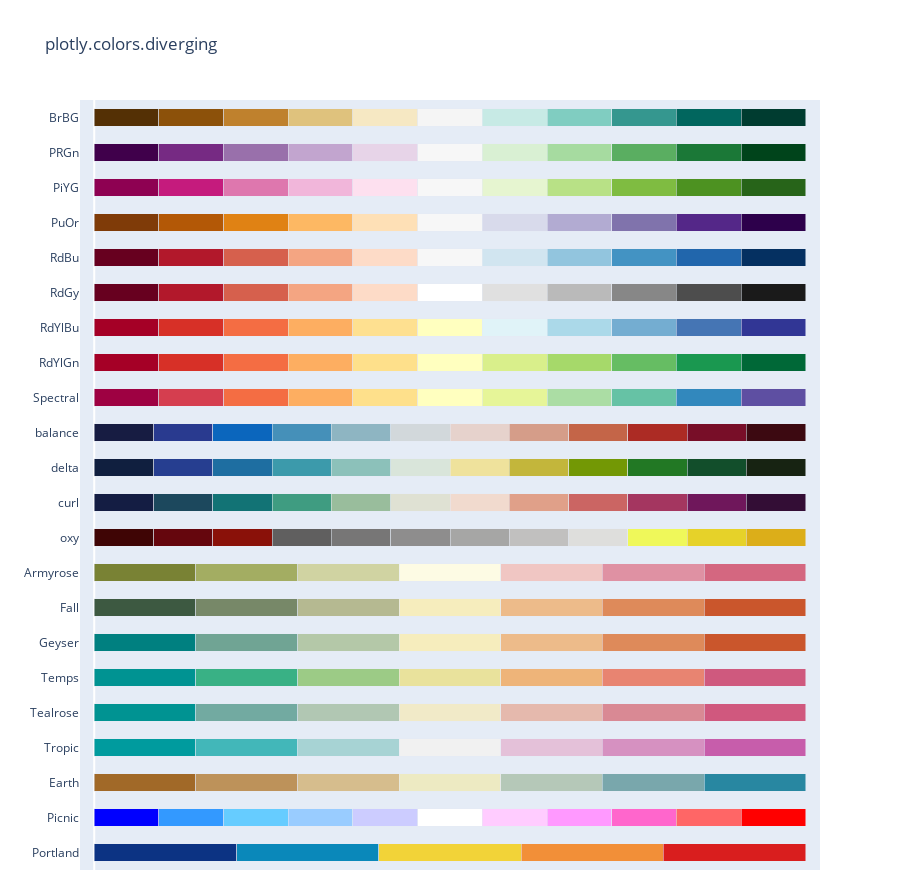

The notebook cell saved with this chart:
### Code cell
px.colors.diverging.swatches() #cmocean, colorbrewer, cyclical, qualitative, diverging

### Figure 1 — Plotly figure (JSON) as saved in the notebook; plotly's stock layout.template omitted (floating-point values rounded to 4 significant figures)
{"data": [{"customdata": [0, 1, 2, 3, 4], "hovertemplate": "%{y}[%{customdata}] = %{marker.color}<extra></extra>", "marker": {"color": ["rgb(12,51,131)", "rgb(10,136,186)", "rgb(242,211,56)", "rgb(242,143,56)", "rgb(217,30,30)"]}, "orientation": "h", "type": "bar", "x": [1, 1, 1, 1, 1], "y": ["Portland", "Portland", "Portland", "Portland", "Portland"]}, {"customdata": [0, 1, 2, 3, 4, 5, 6, 7, 8, 9, 10], "hovertemplate": "%{y}[%{customdata}] = %{marker.color}<extra></extra>", "marker": {"color": ["rgb(0,0,255)", "rgb(51,153,255)", "rgb(102,204,255)", "rgb(153,204,255)", "rgb(204,204,255)", "rgb(255,255,255)", "rgb(255,204,255)", "rgb(255,153,255)", "rgb(255,102,204)", "rgb(255,102,102)", "rgb(255,0,0)"]}, "orientation": "h", "type": "bar", "x": [1, 1, 1, 1, 1, 1, 1, 1, 1, 1, 1], "y": ["Picnic", "Picnic", "Picnic", "Picnic", "Picnic", "Picnic", "Picnic", "Picnic", "Picnic", "Picnic", "Picnic"]}, {"customdata": [0, 1, 2, 3, 4, 5, 6], "hovertemplate": "%{y}[%{customdata}] = %{marker.color}<extra></extra>", "marker": {"color": ["rgb(161, 105, 40)", "rgb(189, 146, 90)", "rgb(214, 189, 141)", "rgb(237, 234, 194)", "rgb(181, 200, 184)", "rgb(121, 167, 172)", "rgb(40, 135, 161)"]}, "orientation": "h", "type": "bar", "x": [1, 1, 1, 1, 1, 1, 1], "y": ["Earth", "Earth", "Earth", "Earth", "Earth", "Earth", "Earth"]}, {"customdata": [0, 1, 2, 3, 4, 5, 6], "hovertemplate": "%{y}[%{customdata}] = %{marker.color}<extra></extra>", "marker": {"color": ["rgb(0, 155, 158)", "rgb(66, 183, 185)", "rgb(167, 211, 212)", "rgb(241, 241, 241)", "rgb(228, 193, 217)", "rgb(214, 145, 193)", "rgb(199, 93, 171)"]}, "orientation": "h", "type": "bar", "x": [1, 1, 1, 1, 1, 1, 1], "y": ["Tropic", "Tropic", "Tropic", "Tropic", "Tropic", "Tropic", "Tropic"]}, {"customdata": [0, 1, 2, 3, 4, 5, 6], "hovertemplate": "%{y}[%{customdata}] = %{marker.color}<extra></extra>", "marker": {"color": ["rgb(0, 147, 146)", "rgb(114, 170, 161)", "rgb(177, 199, 179)", "rgb(241, 234, 200)", "rgb(229, 185, 173)", "rgb(217, 137, 148)", "rgb(208, 88, 126)"]}, "orientation": "h", "type": "bar", "x": [1, 1, 1, 1, 1, 1, 1], "y": ["Tealrose", "Tealrose", "Tealrose", "Tealrose", "Tealrose", "Tealrose", "Tealrose"]}, {"customdata": [0, 1, 2, 3, 4, 5, 6], "hovertemplate": "%{y}[%{customdata}] = %{marker.color}<extra></extra>", "marker": {"color": ["rgb(0, 147, 146)", "rgb(57, 177, 133)", "rgb(156, 203, 134)", "rgb(233, 226, 156)", "rgb(238, 180, 121)", "rgb(232, 132, 113)", "rgb(207, 89, 126)"]}, "orientation": "h", "type": "bar", "x": [1, 1, 1, 1, 1, 1, 1], "y": ["Temps", "Temps", "Temps", "Temps", "Temps", "Temps", "Temps"]}, {"customdata": [0, 1, 2, 3, 4, 5, 6], "hovertemplate": "%{y}[%{customdata}] = %{marker.color}<extra></extra>", "marker": {"color": ["rgb(0, 128, 128)", "rgb(112, 164, 148)", "rgb(180, 200, 168)", "rgb(246, 237, 189)", "rgb(237, 187, 138)", "rgb(222, 138, 90)", "rgb(202, 86, 44)"]}, "orientation": "h", "type": "bar", "x": [1, 1, 1, 1, 1, 1, 1], "y": ["Geyser", "Geyser", "Geyser", "Geyser", "Geyser", "Geyser", "Geyser"]}, {"customdata": [0, 1, 2, 3, 4, 5, 6], "hovertemplate": "%{y}[%{customdata}] = %{marker.color}<extra></extra>", "marker": {"color": ["rgb(61, 89, 65)", "rgb(119, 136, 104)", "rgb(181, 185, 145)", "rgb(246, 237, 189)", "rgb(237, 187, 138)", "rgb(222, 138, 90)", "rgb(202, 86, 44)"]}, "orientation": "h", "type": "bar", "x": [1, 1, 1, 1, 1, 1, 1], "y": ["Fall", "Fall", "Fall", "Fall", "Fall", "Fall", "Fall"]}, {"customdata": [0, 1, 2, 3, 4, 5, 6], "hovertemplate": "%{y}[%{customdata}] = %{marker.color}<extra></extra>", "marker": {"color": ["rgb(121, 130, 52)", "rgb(163, 173, 98)", "rgb(208, 211, 162)", "rgb(253, 251, 228)", "rgb(240, 198, 195)", "rgb(223, 145, 163)", "rgb(212, 103, 128)"]}, "orientation": "h", "type": "bar", "x": [1, 1, 1, 1, 1, 1, 1], "y": ["Armyrose", "Armyrose", "Armyrose", "Armyrose", "Armyrose", "Armyrose", "Armyrose"]}, {"customdata": [0, 1, 2, 3, 4, 5, 6, 7, 8, 9, 10, 11], "hovertemplate": "%{y}[%{customdata}] = %{marker.color}<extra></extra>", "marker": {"color": ["rgb(63, 5, 5)", "rgb(101, 6, 13)", "rgb(138, 17, 9)", "rgb(96, 95, 95)", "rgb(119, 118, 118)", "rgb(142, 141, 141)", "rgb(166, 166, 165)", "rgb(193, 192, 191)", "rgb(222, 222, 220)", "rgb(239, 248, 90)", "rgb(230, 210, 41)", "rgb(220, 174, 25)"]}, "orientation": "h", "type": "bar", "x": [1, 1, 1, 1, 1, 1, 1, 1, 1, 1, 1, 1], "y": ["oxy", "oxy", "oxy", "oxy", "oxy", "oxy", "oxy", "oxy", "oxy", "oxy", "oxy", "oxy"]}, {"customdata": [0, 1, 2, 3, 4, 5, 6, 7, 8, 9, 10, 11], "hovertemplate": "%{y}[%{customdata}] = %{marker.color}<extra></extra>", "marker": {"color": ["rgb(20, 29, 67)", "rgb(28, 72, 93)", "rgb(18, 115, 117)", "rgb(63, 156, 129)", "rgb(153, 189, 156)", "rgb(223, 225, 211)", "rgb(241, 218, 206)", "rgb(224, 160, 137)", "rgb(203, 101, 99)", "rgb(164, 54, 96)", "rgb(111, 23, 91)", "rgb(51, 13, 53)"]}, "orientation": "h", "type": "bar", "x": [1, 1, 1, 1, 1, 1, 1, 1, 1, 1, 1, 1], "y": ["curl", "curl", "curl", "curl", "curl", "curl", "curl", "curl", "curl", "curl", "curl", "curl"]}, {"customdata": [0, 1, 2, 3, 4, 5, 6, 7, 8, 9, 10, 11], "hovertemplate": "%{y}[%{customdata}] = %{marker.color}<extra></extra>", "marker": {"color": ["rgb(16, 31, 63)", "rgb(38, 62, 144)", "rgb(30, 110, 161)", "rgb(60, 154, 171)", "rgb(140, 193, 186)", "rgb(217, 229, 218)", "rgb(239, 226, 156)", "rgb(195, 182, 59)", "rgb(115, 152, 5)", "rgb(34, 120, 36)", "rgb(18, 78, 43)", "rgb(23, 35, 18)"]}, "orientation": "h", "type": "bar", "x": [1, 1, 1, 1, 1, 1, 1, 1, 1, 1, 1, 1], "y": ["delta", "delta", "delta", "delta", "delta", "delta", "delta", "delta", "delta", "delta", "delta", "delta"]}, {"customdata": [0, 1, 2, 3, 4, 5, 6, 7, 8, 9, 10, 11], "hovertemplate": "%{y}[%{customdata}] = %{marker.color}<extra></extra>", "marker": {"color": ["rgb(23, 28, 66)", "rgb(41, 58, 143)", "rgb(11, 102, 189)", "rgb(69, 144, 185)", "rgb(142, 181, 194)", "rgb(210, 216, 219)", "rgb(230, 210, 204)", "rgb(213, 157, 137)", "rgb(196, 101, 72)", "rgb(172, 43, 36)", "rgb(120, 14, 40)", "rgb(60, 9, 17)"]}, "orientation": "h", "type": "bar", "x": [1, 1, 1, 1, 1, 1, 1, 1, 1, 1, 1, 1], "y": ["balance", "balance", "balance", "balance", "balance", "balance", "balance", "balance", "balance", "balance", "balance", "balance"]}, {"customdata": [0, 1, 2, 3, 4, 5, 6, 7, 8, 9, 10], "hovertemplate": "%{y}[%{customdata}] = %{marker.color}<extra></extra>", "marker": {"color": ["rgb(158,1,66)", "rgb(213,62,79)", "rgb(244,109,67)", "rgb(253,174,97)", "rgb(254,224,139)", "rgb(255,255,191)", "rgb(230,245,152)", "rgb(171,221,164)", "rgb(102,194,165)", "rgb(50,136,189)", "rgb(94,79,162)"]}, "orientation": "h", "type": "bar", "x": [1, 1, 1, 1, 1, 1, 1, 1, 1, 1, 1], "y": ["Spectral", "Spectral", "Spectral", "Spectral", "Spectral", "Spectral", "Spectral", "Spectral", "Spectral", "Spectral", "Spectral"]}, {"customdata": [0, 1, 2, 3, 4, 5, 6, 7, 8, 9, 10], "hovertemplate": "%{y}[%{customdata}] = %{marker.color}<extra></extra>", "marker": {"color": ["rgb(165,0,38)", "rgb(215,48,39)", "rgb(244,109,67)", "rgb(253,174,97)", "rgb(254,224,139)", "rgb(255,255,191)", "rgb(217,239,139)", "rgb(166,217,106)", "rgb(102,189,99)", "rgb(26,152,80)", "rgb(0,104,55)"]}, "orientation": "h", "type": "bar", "x": [1, 1, 1, 1, 1, 1, 1, 1, 1, 1, 1], "y": ["RdYlGn", "RdYlGn", "RdYlGn", "RdYlGn", "RdYlGn", "RdYlGn", "RdYlGn", "RdYlGn", "RdYlGn", "RdYlGn", "RdYlGn"]}, {"customdata": [0, 1, 2, 3, 4, 5, 6, 7, 8, 9, 10], "hovertemplate": "%{y}[%{customdata}] = %{marker.color}<extra></extra>", "marker": {"color": ["rgb(165,0,38)", "rgb(215,48,39)", "rgb(244,109,67)", "rgb(253,174,97)", "rgb(254,224,144)", "rgb(255,255,191)", "rgb(224,243,248)", "rgb(171,217,233)", "rgb(116,173,209)", "rgb(69,117,180)", "rgb(49,54,149)"]}, "orientation": "h", "type": "bar", "x": [1, 1, 1, 1, 1, 1, 1, 1, 1, 1, 1], "y": ["RdYlBu", "RdYlBu", "RdYlBu", "RdYlBu", "RdYlBu", "RdYlBu", "RdYlBu", "RdYlBu", "RdYlBu", "RdYlBu", "RdYlBu"]}, {"customdata": [0, 1, 2, 3, 4, 5, 6, 7, 8, 9, 10], "hovertemplate": "%{y}[%{customdata}] = %{marker.color}<extra></extra>", "marker": {"color": ["rgb(103,0,31)", "rgb(178,24,43)", "rgb(214,96,77)", "rgb(244,165,130)", "rgb(253,219,199)", "rgb(255,255,255)", "rgb(224,224,224)", "rgb(186,186,186)", "rgb(135,135,135)", "rgb(77,77,77)", "rgb(26,26,26)"]}, "orientation": "h", "type": "bar", "x": [1, 1, 1, 1, 1, 1, 1, 1, 1, 1, 1], "y": ["RdGy", "RdGy", "RdGy", "RdGy", "RdGy", "RdGy", "RdGy", "RdGy", "RdGy", "RdGy", "RdGy"]}, {"customdata": [0, 1, 2, 3, 4, 5, 6, 7, 8, 9, 10], "hovertemplate": "%{y}[%{customdata}] = %{marker.color}<extra></extra>", "marker": {"color": ["rgb(103,0,31)", "rgb(178,24,43)", "rgb(214,96,77)", "rgb(244,165,130)", "rgb(253,219,199)", "rgb(247,247,247)", "rgb(209,229,240)", "rgb(146,197,222)", "rgb(67,147,195)", "rgb(33,102,172)", "rgb(5,48,97)"]}, "orientation": "h", "type": "bar", "x": [1, 1, 1, 1, 1, 1, 1, 1, 1, 1, 1], "y": ["RdBu", "RdBu", "RdBu", "RdBu", "RdBu", "RdBu", "RdBu", "RdBu", "RdBu", "RdBu", "RdBu"]}, {"customdata": [0, 1, 2, 3, 4, 5, 6, 7, 8, 9, 10], "hovertemplate": "%{y}[%{customdata}] = %{marker.color}<extra></extra>", "marker": {"color": ["rgb(127,59,8)", "rgb(179,88,6)", "rgb(224,130,20)", "rgb(253,184,99)", "rgb(254,224,182)", "rgb(247,247,247)", "rgb(216,218,235)", "rgb(178,171,210)", "rgb(128,115,172)", "rgb(84,39,136)", "rgb(45,0,75)"]}, "orientation": "h", "type": "bar", "x": [1, 1, 1, 1, 1, 1, 1, 1, 1, 1, 1], "y": ["PuOr", "PuOr", "PuOr", "PuOr", "PuOr", "PuOr", "PuOr", "PuOr", "PuOr", "PuOr", "PuOr"]}, {"customdata": [0, 1, 2, 3, 4, 5, 6, 7, 8, 9, 10], "hovertemplate": "%{y}[%{customdata}] = %{marker.color}<extra></extra>", "marker": {"color": ["rgb(142,1,82)", "rgb(197,27,125)", "rgb(222,119,174)", "rgb(241,182,218)", "rgb(253,224,239)", "rgb(247,247,247)", "rgb(230,245,208)", "rgb(184,225,134)", "rgb(127,188,65)", "rgb(77,146,33)", "rgb(39,100,25)"]}, "orientation": "h", "type": "bar", "x": [1, 1, 1, 1, 1, 1, 1, 1, 1, 1, 1], "y": ["PiYG", "PiYG", "PiYG", "PiYG", "PiYG", "PiYG", "PiYG", "PiYG", "PiYG", "PiYG", "PiYG"]}, {"customdata": [0, 1, 2, 3, 4, 5, 6, 7, 8, 9, 10], "hovertemplate": "%{y}[%{customdata}] = %{marker.color}<extra></extra>", "marker": {"color": ["rgb(64,0,75)", "rgb(118,42,131)", "rgb(153,112,171)", "rgb(194,165,207)", "rgb(231,212,232)", "rgb(247,247,247)", "rgb(217,240,211)", "rgb(166,219,160)", "rgb(90,174,97)", "rgb(27,120,55)", "rgb(0,68,27)"]}, "orientation": "h", "type": "bar", "x": [1, 1, 1, 1, 1, 1, 1, 1, 1, 1, 1], "y": ["PRGn", "PRGn", "PRGn", "PRGn", "PRGn", "PRGn", "PRGn", "PRGn", "PRGn", "PRGn", "PRGn"]}, {"customdata": [0, 1, 2, 3, 4, 5, 6, 7, 8, 9, 10], "hovertemplate": "%{y}[%{customdata}] = %{marker.color}<extra></extra>", "marker": {"color": ["rgb(84,48,5)", "rgb(140,81,10)", "rgb(191,129,45)", "rgb(223,194,125)", "rgb(246,232,195)", "rgb(245,245,245)", "rgb(199,234,229)", "rgb(128,205,193)", "rgb(53,151,143)", "rgb(1,102,94)", "rgb(0,60,48)"]}, "orientation": "h", "type": "bar", "x": [1, 1, 1, 1, 1, 1, 1, 1, 1, 1, 1], "y": ["BrBG", "BrBG", "BrBG", "BrBG", "BrBG", "BrBG", "BrBG", "BrBG", "BrBG", "BrBG", "BrBG"]}], "layout": {"bargap": 0.5, "barmode": "stack", "barnorm": "fraction", "height": 880, "margin": {"b": 10}, "showlegend": false, "title": {"text": "plotly.colors.diverging"}, "xaxis": {"range": [-0.02, 1.02], "showgrid": false, "showticklabels": false}}}
